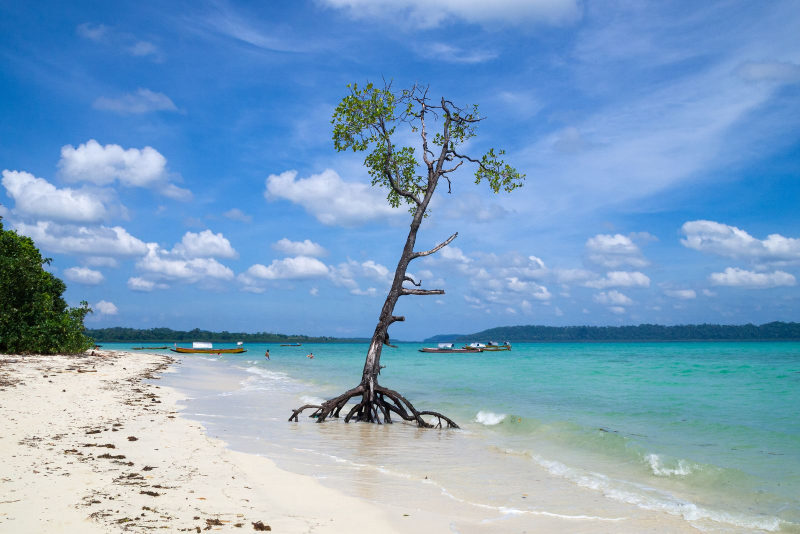
#> input picture assets/weather/scenes/beach-1600.jpg, 1600 x 1067 px, given in place of beach-1600.jpg.jpg, which was not available (shown at 1/2 size)
$ python sky-masks.py beach-1600.jpg
#> lines starting #> are read from the running program, lines starting #| are printed output that depends on the picture; after the words box and inside, x2 and y2 are one past the last pixel; in counts of white or black regions, pixels touching at a corner belong together; pictures that were not available may be replaced by others from this repository, and a replacement may not be noted
#!/usr/bin/env python3
"""Where the sky is in each scene photo — the masks scene.js draws cloud into.

Ric, 2026-10-25: "if its cloudy the picture should have it be cloudy". To put
cloud in a photograph's sky, and not over its mountains, the page has to know
which pixels are sky. This finds them once, here, and writes <id>-sky.png: the
photo at 800 px wide, white, with the sky in its alpha channel.

A pixel is sky when it looks like sky (blue, or bright and grey-white like
cloud and haze) AND it joins up with the top edge of the picture through other
sky. That second rule keeps a blue lake, a white glacier or a pale wall from
being called sky. The sky is then grown by two pixels into the land and the
edge softened, because the photo's own blue runs right up to every ridge: a
mask that stopped exactly there left a blue fringe round each one under grey
cloud (seen on Cerro Torre, 2026-10-25).

    python3 assets/weather/scenes/sky-masks.py            # every scene photo
    python3 assets/weather/scenes/sky-masks.py torre      # one

Needs numpy, scipy and Pillow. Rerun it when a photo changes; check the result
with --sheet, which writes sky-check.jpg to the scratch folder you name.
"""
import sys
from pathlib import Path

import numpy as np
from PIL import Image, ImageFilter
from scipy import ndimage

HERE = Path(__file__).resolve().parent
WIDTH = 800

# a few photos need a nudge: how pale a "white" pixel must be before it counts
# as cloud or haze rather than snow or rock (0-255 brightness). Cerro Torre's
# summit snow is as white as any cloud, so there only blue counts as sky.
WHITE = {"torre": 999, "mountains": 200, "water": 185}
# how much bluer than red a pixel must be: the city's glass towers are blue too
BLUE = {"city": 22}
# how strongly coloured blue sky must be: Cerro Torre's shaded summit snow is a
# pale blue, its sky a deep one
BLUE_SAT = {"torre": 0.4}
# the lowest the sky reaches, as a share of the height: below it is sea, lake
# or ground however blue it is (the beach's sea touches its sky at the horizon)
# how many pixels the sky is grown into the land (see above); the beach's
# mangrove is all thin branches, which growing and smoothing swallowed, so cloud
# drew over its leaves
GROW = {"beach": 0}
FLOOR = {"beach": 0.6, "city": 0.4, "water": 0.66, "mountains": 0.55, "torre": 0.75, "crag": 0.35, "forest": 0.4}


def mask_for(path, sid):
#> called with sid = 'beach-1600.jpg'
    im = Image.open(path).convert("RGB")
#> im is the input picture: PIL image 1600x1067 RGB; mean R, G, B 123.9, 161.7, 196
    h = round(im.height * WIDTH / im.width)
#> h = 534
    a = np.asarray(im.resize((WIDTH, h), Image.LANCZOS)).astype(np.int16)
    r, g, b = a[..., 0], a[..., 1], a[..., 2]
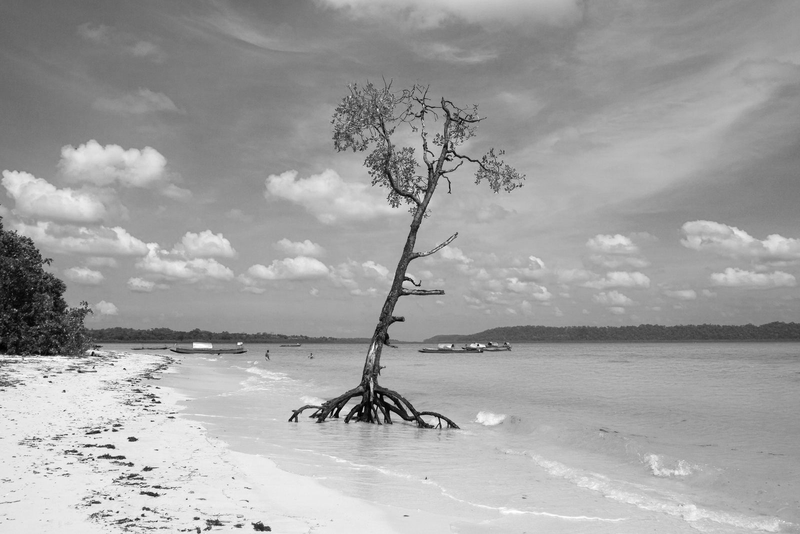
#> g: shape (534, 800) int16; min 0, max 255, mean 161.7
    v = a.max(axis=2)
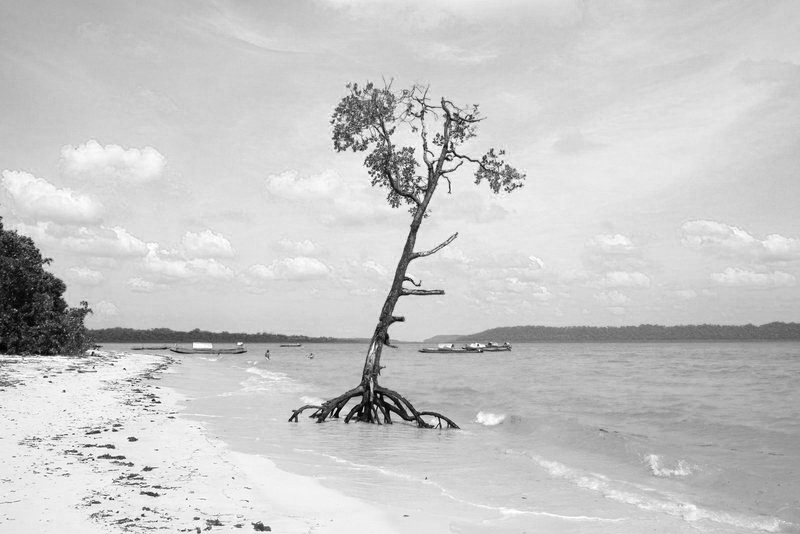
#> v: shape (534, 800) int16; min 0, max 255, mean 199.9
    sat = (v - a.min(axis=2)) / np.maximum(v, 1)
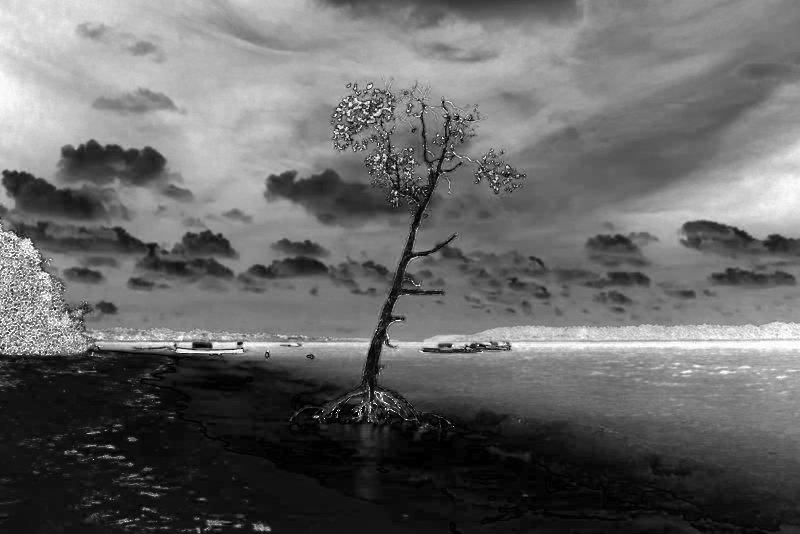
#> sat: shape (534, 800) float64; min 0, max 1, mean 0.407
    blue = (b > r + BLUE.get(sid, 12)) & (b >= g - 4) & (v > 95) & (sat >= BLUE_SAT.get(sid, 0))
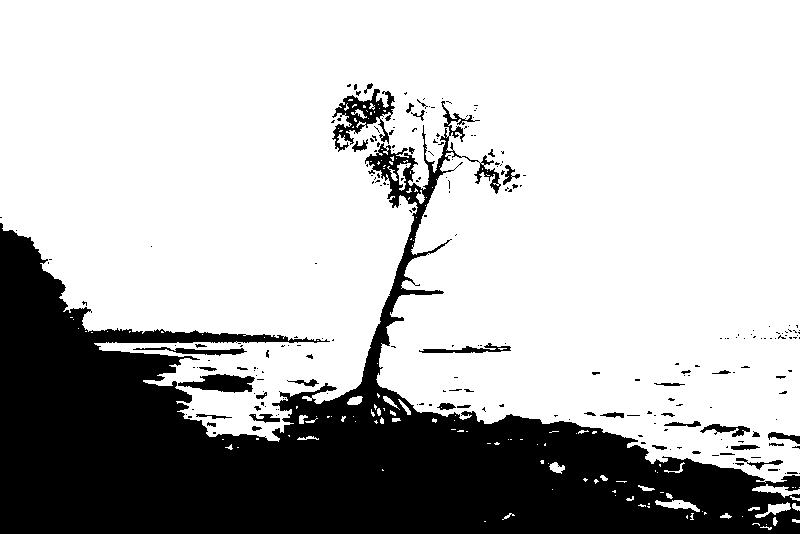
#> blue: shape (534, 800) bool; 72.7% white; 237 black regions (192 under 20 px), largest, box (x1, y1, x2, y2) and area: (0, 101, 800, 534) 109969, (332, 89, 395, 152) 1487, (178, 374, 255, 393) 892
    white = (sat < 0.16) & (v > WHITE.get(sid, 190))
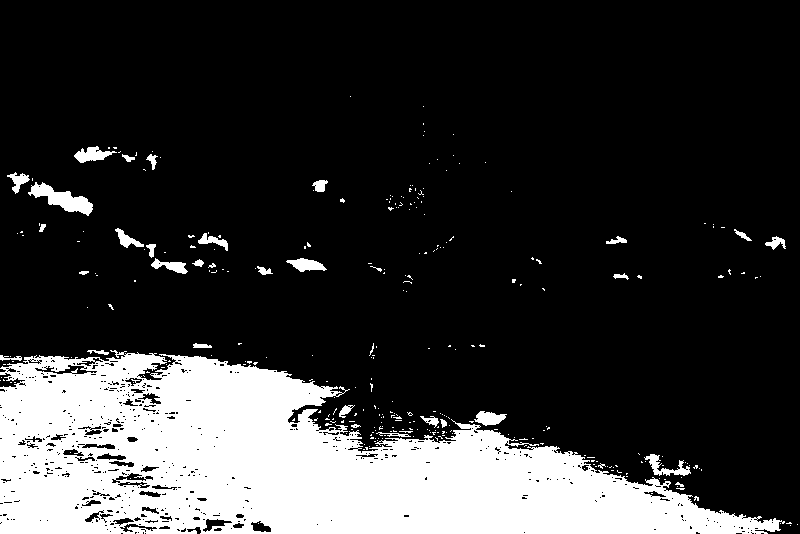
#> white: shape (534, 800) bool; 20.6% white; 309 white regions (275 under 20 px), largest, box (x1, y1, x2, y2) and area: (0, 350, 785, 534) 82440, (28, 182, 93, 216) 910, (644, 454, 691, 476) 377
    cand = blue | white
#> cand: shape (534, 800) bool; 90.6% white; 707 black regions (625 under 20 px), largest, box (x1, y1, x2, y2) and area: (288, 101, 800, 534) 19838, (0, 223, 330, 368) 10391, (332, 89, 395, 152) 1486
    cand[round(h * FLOOR.get(sid, 1)):] = False
    # join up with the top edge, through sky only
    lab, _ = ndimage.label(cand)
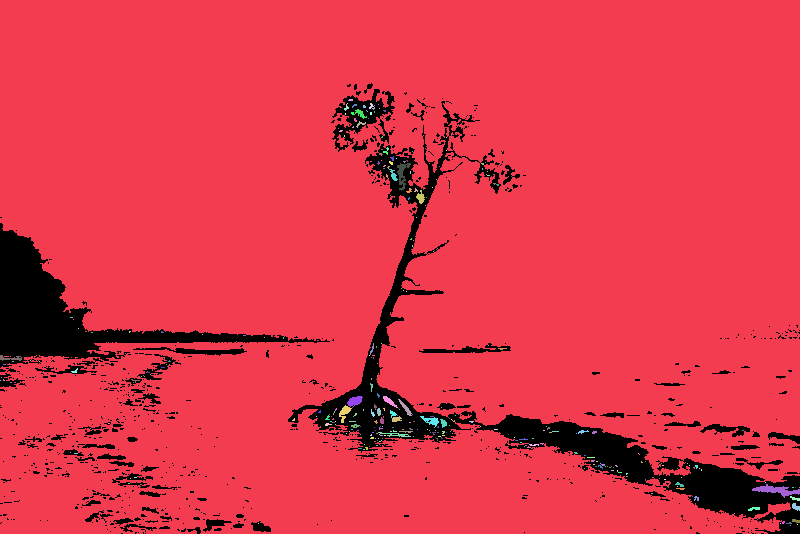
#> lab: shape (534, 800) int32; 343 distinct labels, from 0 to 342; one colour per label, 0 black
    top = set(np.unique(lab[0])) - {0}
#> top = 1 item
    sky = np.isin(lab, list(top))
#> sky: shape (534, 800) bool; 90% white; 702 black regions (620 under 20 px), largest, box (x1, y1, x2, y2) and area: (288, 101, 800, 534) 22018, (0, 223, 330, 368) 10498, (332, 89, 395, 152) 1680
    # fill pin-holes (a bird, a speck of cloud shadow), drop crumbs
    grow = GROW.get(sid, 2)
    if grow:
        sky = ndimage.binary_closing(sky, iterations=2)
#> sky: shape (534, 800) bool; 90.9% white; 64 black regions (15 under 20 px), largest, box (x1, y1, x2, y2) and area: (0, 0, 800, 534) 25306, (310, 145, 476, 452) 9375, (333, 91, 394, 141) 1269
        sky = ndimage.binary_opening(sky, iterations=1)
#> sky: shape (534, 800) bool; 90.9% white; 59 black regions (13 under 20 px), largest, box (x1, y1, x2, y2) and area: (0, 0, 800, 534) 25525, (310, 145, 476, 452) 9406, (333, 91, 394, 141) 1276
        sky = ndimage.binary_dilation(sky, iterations=grow)
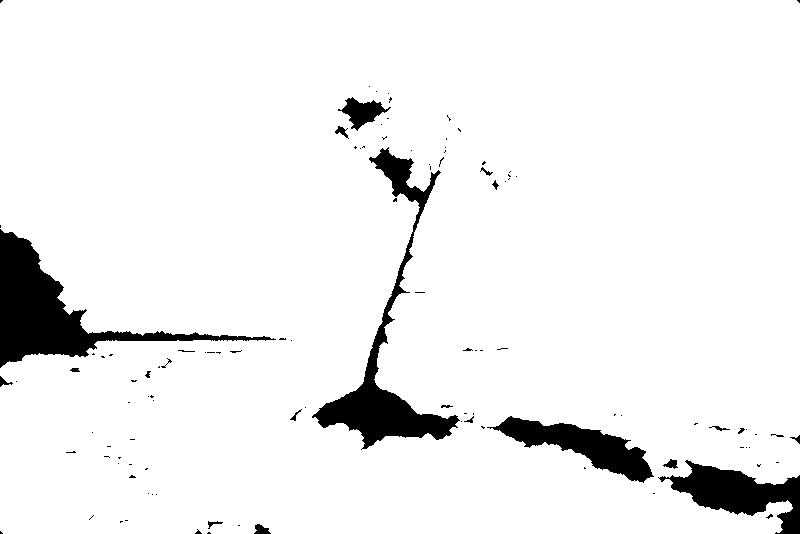
#> sky: shape (534, 800) bool; 93.8% white; 111 black regions (89 under 20 px), largest, box (x1, y1, x2, y2) and area: (0, 229, 276, 368) 8789, (312, 147, 460, 450) 7259, (658, 460, 800, 534) 4457
    m = Image.fromarray((sky * 255).astype(np.uint8)).filter(ImageFilter.GaussianBlur(1.0))
    out = Image.new("LA", m.size, 255)
    out.putalpha(m)
    return out, sky.mean()


def main(args):
    sheet = None
    if "--sheet" in args:
        i = args.index("--sheet")
        sheet = Path(args[i + 1])
        args = args[:i] + args[i + 2:]
    ids = args or sorted(p.stem for p in HERE.glob("*.jpg") if not p.stem.endswith("-thumb"))
    tiles = []
    for sid in ids:
        out, share = mask_for(HERE / f"{sid}.jpg", sid)
#> share = 0.938
        out.save(HERE / f"{sid}-sky.png", optimize=True)
#> (the run stopped early here; a loop or call above may not have finished)

$ run again, on assets/weather/scenes/city-1600.jpg
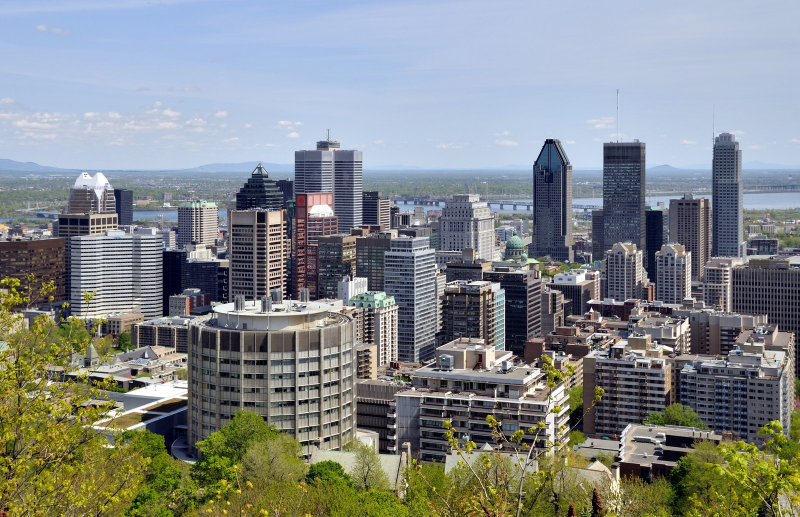
#> input picture assets/weather/scenes/city-1600.jpg, 1600 x 1033 px, given in place of city-1600.jpg.jpg, which was not available (shown at 1/2 size)
#> in mask_for, im is the input picture: PIL image 1600x1033 RGB; mean R, G, B 131.2, 136.4, 136.8
#> blue: shape (516, 800) bool; 42.7% white; 1331 white regions (1199 under 20 px), largest, box (x1, y1, x2, y2) and area: (0, 0, 800, 330) 160791, (650, 246, 682, 307) 698, (608, 246, 632, 302) 493
#> white: shape (516, 800) bool; 8.6% white; 1697 white regions (1468 under 20 px), largest, box (x1, y1, x2, y2) and area: (0, 101, 239, 169) 6981, (638, 13, 736, 43) 1251, (212, 299, 356, 315) 1162
#> cand: shape (516, 800) bool; 47.4% white; 2242 white regions (2022 under 20 px), largest, box (x1, y1, x2, y2) and area: (0, 0, 800, 366) 166449, (109, 374, 188, 429) 1627, (554, 239, 633, 305) 1081
#> in mask_for, `lab, _ = ndimage.label(cand)`:
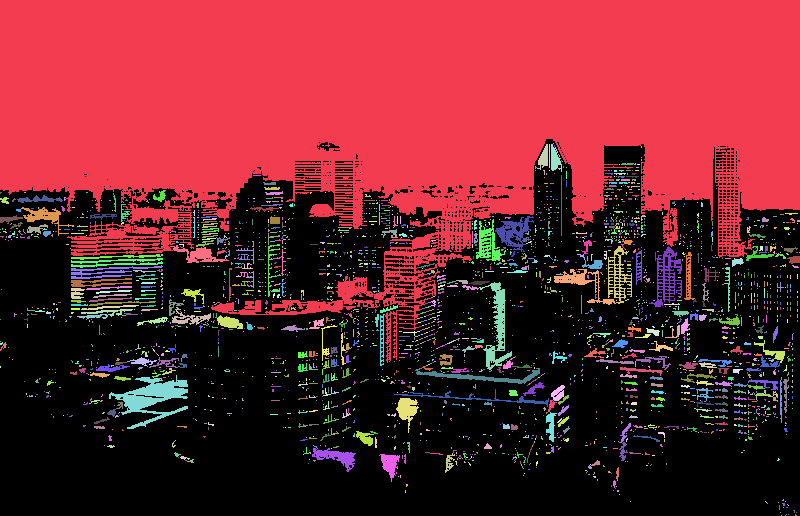
#> lab: shape (516, 800) int32; 2835 distinct labels, from 0 to 2834; one colour per label, 0 black
#> top = 1 item
#> in mask_for, `sky = ndimage.binary_dilation(sky, iterations=grow)`:
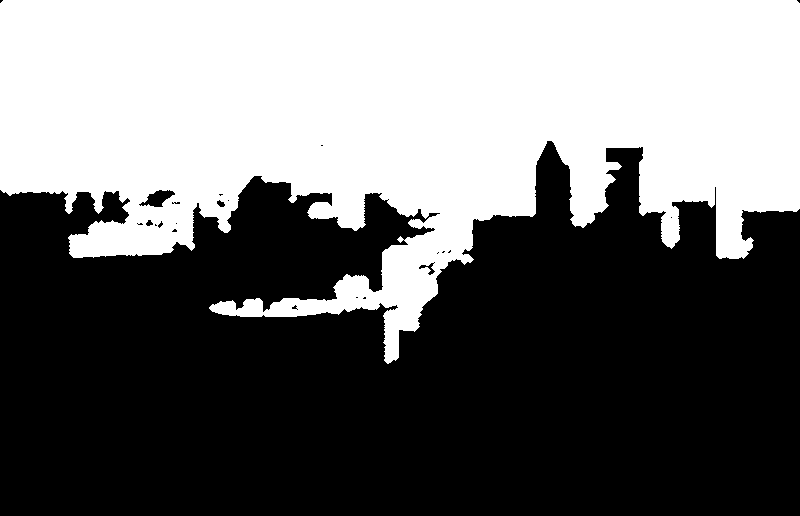
#> sky: shape (516, 800) bool; 43.2% white; 1 white region, box (x1, y1, x2, y2) and area: (0, 0, 800, 364) 178248
#> share = 0.432
